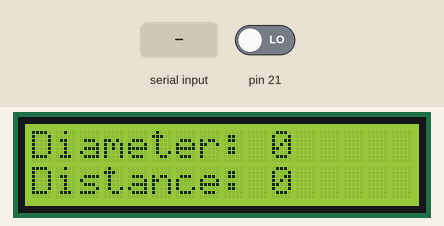
Bench run of a sketch on a simulated Arduino Mega 2560, built with avr-gcc and run on an emulated ATmega2560. Shown: 16×2 character LCD. The inputs (shaded band) are chosen by the test bench; at power-on: pin 21 LOW. Storage starts empty; what the sketch prints to the serial monitor is not drawn.

Above: at 0.1 s.
At 2.2 s:
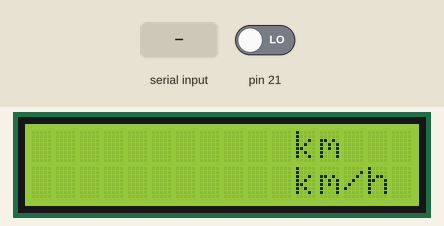
2.3 s: pin 21 driven HIGH
3.8 s: "90,45\n" received over the second serial link
6.3 s: "5\n" received over the second serial link
8.7 s: "1,90,45\n" received over the second serial link
Timing chart, 0 to 11.7 s (numbered marks = the images above; inputs shaded):
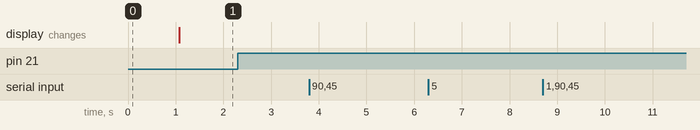

Measured:
- after the input at 2.3 s, every drawn part: stays the same
- after the input at 3.8 s, every drawn part: stays the same
- after the input at 6.3 s, every drawn part: stays the same
- after the input at 8.7 s, every drawn part: stays the same

The sketch:

BikeComputer.ino
```cpp
// Pre-written includes
#include <LiquidCrystal.h>
// Custom includes
#include "HelperFunctions.h"
#include "Pins.h"

// Bike parameters that will be retrieved from parameters file
int wheelDiameter;
unsigned long odometer, lastOdo;

// Bike values that will be calculated
float wheelCircumference, bikeSpeed, lastSpeed;

// Timer to store how long ago hall effect was triggered last
unsigned long timer, timerStart;

// Store whether or not the Hall Sensor has been triggered
bool triggered;

LiquidCrystal lcd(RS, EN, D4, D5, D6, D7);

void sensorInterrupt()
{
    odometer += wheelCircumference;
    bikeSpeed = wheelCircumference / (millis() - timerStart);
    timerStart = millis();
    String data = "{'odometer' :" + String(odometer) + ", 'speed' :" + (String)((int)(bikeSpeed * 1000)) + "}n";
    SendData(data);
}

void setup()
{
  // Initialize 16x2 character display
  lcd.begin(16,2);

  // Initialize serial monitor
  Serial.begin(115200);

  // Initialize bluetooth serial
  Serial1.begin(115200);

  // Retrieve wheelDiameter and odometer from parameters.txt
  String parameterString = ReadFile("parameters.conf");
  int newLine   = parameterString.indexOf((char) 10);
  // Assign retrieved values
  wheelDiameter = (parameterString.substring(0, newLine)).toInt();
  odometer      = (parameterString.substring(newLine + 1)).toInt();

  // Initial variable assignments
  timerStart = 0;
  timer = 0;
  bikeSpeed = 0;
  lastSpeed = 0;
  lastOdo = odometer;
  triggered = false;

  lcd.print("Diameter: " + String(wheelDiameter));
  lcd.setCursor(0,1);
  lcd.print("Distance: " + String(odometer));

  delay(1000);

  // Calculate wheelCircumference C = PI * d
  wheelCircumference = PI * wheelDiameter;

  attachInterrupt(HALL_SENSOR, sensorInterrupt, RISING);

  lcd.clear();
  lcd.setCursor(11,0);
  lcd.print("km");
  lcd.setCursor(11,1);
  lcd.print("km/h");
}

void loop()
{
  // Timer to monitor how long it takes for one revolution
  timer = millis() - timerStart;

  if (lastOdo != odometer)
  {
    lcd.setCursor(0,0);
    lcd.print(odometer / 1000000.0, 3);
    lastOdo = odometer;
  }
  if (lastSpeed != bikeSpeed)
  {
    lcd.setCursor(0,1);
    lcd.print(bikeSpeed * 3.6, 1);
    lastSpeed = bikeSpeed;
  }

  // Read data from the bluetooth serial port
  while (Serial1.available() > 0)
  {
    String str = Serial1.readString();
    Serial.println(str);
  }
}
```

HelperFunctions.cpp
```cpp
#include "HelperFunctions.h"

String ReadFile(String file)
{
  File f = SD.open(&file[0]);
  String output = "";

  // If the file exists
  if (f)
  {
    while (f.available())
    {
      // Read a byte from the file
      byte c = f.read();

      // If the character is not a Line Feed (LF)
      // append it to the output string
      if (c != 13)
      {
        // Typecast the byte to a char
        output += (char) c;
      }
    }

    // Close the file when done
    f.close();

    return (output);
  }
  else
  {
    // If the file does not exist, return an error string
    return ("error, file does not exist");
  }
}

void AddDataPoint(float speed, long odometer)
{
  // Retrieve the csv file
  String dataFile = ReadFile("datalog.csv");

  // TODO: append speed and odometer reading as a new line on the CSV file and write it out
}

// Send a string of data over bluetooth
void SendData(String data)
{
  Serial1.print(data);
  Serial.print(data);
}
```

HelperFunctions.h
```cpp
#ifndef DATALOG_H
#define DATALOG_H

#include <SPI.h>
#include <SD.h>
#include <String.h>

// Read a file and return the contents
// as a string
String ReadFile(const String file);

// Function to add a data point to the pre-existing csv file
void AddDataPoint(float speed, long odometer);

void SendData(String data);

#endif
```

Pins.h
```cpp
#ifndef PINS_H
#define PINS_H

/*
 * The Intel Galileo's built-in SD card reader is connected as follows:
 * MOSI - pin 11
 * MISO - pin 12
 * CLK  - pin 13
 * CS   - pin  4
 */

// For hall effect sensor
#define HALL_SENSOR 2

// How often to send data over bluetooth (in ms)
#define TRANSMIT_INTERVAL 500

// For serial bluetooth
#define RX 0
#define TX 1

// For LCD (4-bit mode)
#define RS 10
#define EN 9
#define D4 8
#define D5 7
#define D6 6
#define D7 5


#endif
```
